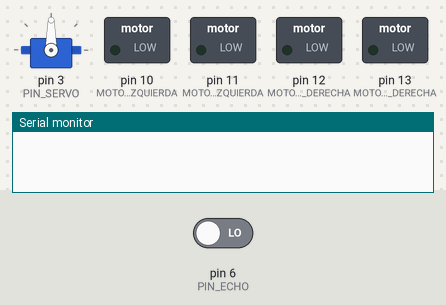
Bench run of a sketch on a simulated Arduino Uno, built with avr-gcc and run on an emulated ATmega328P. Parts: servo, switched loads named in the sketch (green lamp = pin HIGH), the last lines printed to the serial monitor. The inputs (shaded band) are chosen by the test bench; at power-on: pin 6 (PIN_ECHO) LOW. Pins used as bus, display or sensor lines are not drawn.

Above: at 0.05 s.
At 1.75 s:
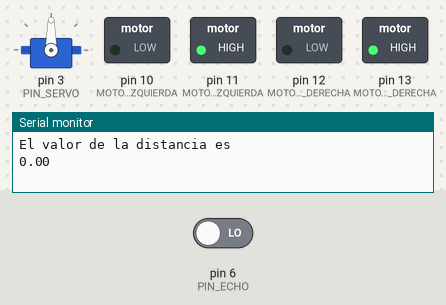
At 3.45 s:
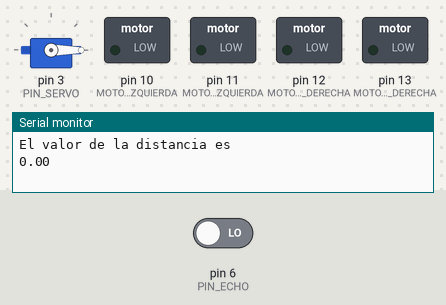
At 6.15 s:
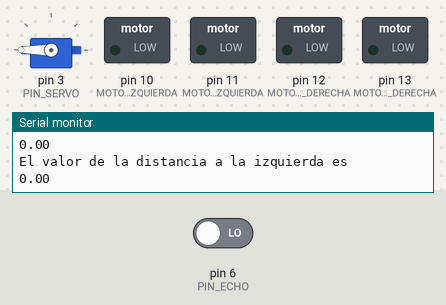
At 8.85 s:
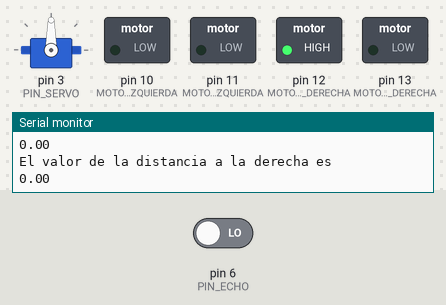
Timing chart, 0 to 11.5 s (numbered marks = the images above):
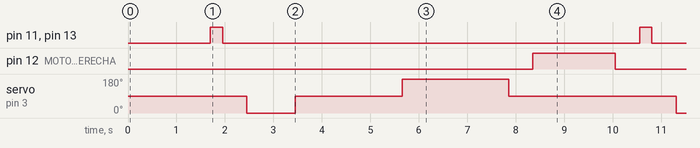

The sketch:

codigofinal.ino
```cpp
// Incluímos la librería para poder controlar el servo
#include <Servo.h>

// Declaramos la variable para controlar el servo
Servo servoMotor;

// Variables de los motores

// Motores de la izquierda
const int MOTOR_DELANTE_IZQUIERDA = 10;  // Pin digital 10 que hace que las ruedas de la izquierda avancen hacia delante
const int MOTOR_DETRAS_IZQUIERDA = 11;  // Pin digital 11 que hace que las ruedas de la izquierda avancen hacia atrás

// Motores de la derecha
const int MOTOR_DELANTE_DERECHA = 12;  // Pin digital 12 que hace que las ruedas de la derecha avancen hacia delante
const int MOTOR_DETRAS_DERECHA = 13;  // Pin digital 13 que hace que las ruedas de la derecha avancen hacia atrás


// Variables del sensor ultrasónico (HC-SR04)
const int PIN_TRIGGER = 7;
const int PIN_ECHO = 6;
const int CENTIMETROS = 50; // Son los centímetros a los que queremos que gire el coche
long TIEMPO;  // Variable que guarda el tiempo
float DISTANCIA;  // Variable que guarda la distancia
float DISTANCIA_DERECHA;  // Variable que guarda la distancia a la derecha
float DISTANCIA_IZQUIERDA;  // Variable que guarda la distancia a la izquierda

// Declaramos el pin al que está conectado el servo
const int PIN_SERVO = 3;


void setup()
{
// Se declaran los motores como OUTPUT
  pinMode (MOTOR_DELANTE_IZQUIERDA, OUTPUT);
  pinMode (MOTOR_DETRAS_IZQUIERDA, OUTPUT);
  pinMode (MOTOR_DELANTE_DERECHA, OUTPUT);
  pinMode (MOTOR_DETRAS_DERECHA, OUTPUT);

// Se declara como OUTPUT el TRIGGER y como INPUT el ECHO.
  pinMode(PIN_TRIGGER,OUTPUT);
  pinMode(PIN_ECHO,INPUT);
  Serial.begin(9600); // Se inicia el puerto de comunicaciones
  servoMotor.attach(PIN_SERVO); // Comprueba que el pin del Servo (pin 3) está bien conectado

}


// Código que se repite en bucle
void loop()
{
  SENSOR_ULTRASONICO();
  // Si la distancia es mayor que los centímetros avanzará
  if(DISTANCIA>CENTIMETROS)
  {
    ROBOT_DELANTE();
  }
  else
  {
  // Si los centímetros son mayores que la distancia el coche se parará y girará hacia la derecha o hacia la izquierda
    ROBOT_QUIETO();
    delay(500);
    ROBOT_ATRAS();
    delay(250);
    ROBOT_QUIETO();
    delay(500);

     GIRAR_SERVO();


    if (DISTANCIA_DERECHA > DISTANCIA_IZQUIERDA) {
      ROBOT_DERECHA ();
    } else {
      ROBOT_IZQUIERDA();
    }
    delay(500);

  }
}

void GIRAR_SERVO() {

// Desplazamos a la posición 0º
servoMotor.write(0);
// Esperamos 1 segundo
delay(1000);

// Desplazamos a la posición 90º
servoMotor.write(90);
// Esperamos 1 segundo
delay(1000);

CALCULAR_DISTANCIA_IZQUIERDA();

// Desplazamos a la posición 180º
servoMotor.write(180);
// Esperamos 1 segundo
delay(1000);

CALCULAR_DISTANCIA_DERECHA();

// Desplazamos a la posición 0º
servoMotor.write(90);

delay(500);

}


void SENSOR_ULTRASONICO()
{
  // En esta parte del código lo que vamos a hacer es calcular la distancia gracias al sensor ultrasónico.
  // Lo que hará será enviar un sonido y calcular el tiempo que tarda en volver.
  // Gracias a la fórmula de abajo podrá calcular la distancia en centímetros.
    digitalWrite(PIN_TRIGGER,LOW);
    delayMicroseconds(10);

    digitalWrite(PIN_TRIGGER, HIGH);
    delayMicroseconds(10);
    TIEMPO=pulseIn(PIN_ECHO, HIGH);
    DISTANCIA= int(0.017*TIEMPO);
    Serial.println("El valor de la distancia es ");
    Serial.println(DISTANCIA);
    delay(200);
}

void CALCULAR_DISTANCIA_DERECHA()
{
  // En esta parte del código lo que vamos a hacer es calcular la distancia a la derecha cuando el servo gire a la derecha gracias al sensor ultrasónico.
  // Lo que hará será enviar un sonido y calcular el tiempo que tarda en volver.
  // Gracias a la fórmula de abajo podrá calcular la distancia en centímetros.
    digitalWrite(PIN_TRIGGER,LOW);
    delayMicroseconds(10);

    digitalWrite(PIN_TRIGGER, HIGH);
    delayMicroseconds(10);
    TIEMPO=pulseIn(PIN_ECHO, HIGH);
    DISTANCIA_DERECHA= int(0.017*TIEMPO);
    Serial.println("El valor de la distancia a la derecha es ");
    Serial.println(DISTANCIA_DERECHA);
    delay(200);
}

void CALCULAR_DISTANCIA_IZQUIERDA()
{
  // En esta parte del código lo que vamos a hacer es calcular la distancia a la izquierda cuando el servo gire a la izquierda gracias al sensor ultrasónico.
  // Lo que hará será enviar un sonido y calcular el tiempo que tarda en volver.
  // Gracias a la fórmula de abajo podrá calcular la distancia en centímetros.
    digitalWrite(PIN_TRIGGER,LOW);
    delayMicroseconds(10);

    digitalWrite(PIN_TRIGGER, HIGH);
    delayMicroseconds(10);
    TIEMPO=pulseIn(PIN_ECHO, HIGH);
    DISTANCIA_IZQUIERDA= int(0.017*TIEMPO);
    Serial.println("El valor de la distancia a la izquierda es ");
    Serial.println(DISTANCIA_IZQUIERDA);
    delay(200);
}


// Función que hace que se activen los pines de los motores hacia delante y el coche avance hacia delante.


void ROBOT_DELANTE()
{
  // Motores del lado izquierdo.
  // El pin de delante está en HIGH mientras que el de detrás está en LOW, por lo que las dos ruedas de la izquierda girarán hacia delante.
  digitalWrite (MOTOR_DELANTE_IZQUIERDA, HIGH);
  digitalWrite (MOTOR_DETRAS_IZQUIERDA, LOW);
  // Motores del lado derecho.
  // El pin de delante está en HIGH mientras que el de detrás está en LOW, por lo que las dos ruedas de la derecha girarán hacia delante.
  digitalWrite (MOTOR_DELANTE_DERECHA, HIGH);
  digitalWrite (MOTOR_DETRAS_DERECHA, LOW);
}


// Esta función lo que hará es que se activen los pines del coche hacia detrás y el coche avance hacia atrás.
void ROBOT_ATRAS()
{
  // Motores del lado izquierdo.
  // El pin de detrás está en HIGH mientras que el de delante está en LOW, por lo que las dos ruedas de la izquierda girarán hacia atrás.
  digitalWrite (MOTOR_DELANTE_IZQUIERDA, LOW);
  digitalWrite (MOTOR_DETRAS_IZQUIERDA, HIGH);
  // Motores del lado derecho.
  // El pin de detrás está en HIGH mientras que el de delante está en LOW, por lo que las dos ruedas de la derecha girarán hacia atrás.
  digitalWrite (MOTOR_DELANTE_DERECHA, LOW);
  digitalWrite (MOTOR_DETRAS_DERECHA, HIGH);
}


// Esta función lo que hará es hacer que únicamente giren las ruedas de la izquierda hacia delante para que así se produzca un giro hacia la derecha.
void ROBOT_DERECHA()
{
  // Motores del lado izquierdo.
  // El pin de las ruedas de la izquierda hacia delante está en HIGH, por lo que las ruedas girarán hacia delante y provocarán un giro hacia la derecha.
  digitalWrite (MOTOR_DELANTE_IZQUIERDA, HIGH);
  digitalWrite (MOTOR_DETRAS_IZQUIERDA, LOW);
  // Motores del lado derecho.
  // Los dos pines están en LOW, por lo que ninguna de las ruedas se quedarán quietas.
  digitalWrite (MOTOR_DELANTE_DERECHA, LOW);
  digitalWrite (MOTOR_DETRAS_DERECHA, LOW);
}


// Esta función lo que hará es hacer que únicamente giren las ruedas de la derecha hacia delante para que así se produzca un giro hacia la izquierda.
void ROBOT_IZQUIERDA ()
{
  // Motores del lado izquierdo.
  // Los dos pines están en LOW, por lo que ninguna de las ruedas se quedarán quietas.
  digitalWrite (MOTOR_DELANTE_IZQUIERDA, LOW);
  digitalWrite (MOTOR_DETRAS_IZQUIERDA, LOW);
  // Motores del lado derecho.
  // El pin de las ruedas de la derecha hacia delante está en HIGH, por lo que las ruedas girarán hacia delante y provocarán un giro hacia la izquierda.
  digitalWrite (MOTOR_DELANTE_DERECHA, HIGH);
  digitalWrite (MOTOR_DETRAS_DERECHA, LOW);
}


// Esta función lo que hará es hacer que todas las ruedas se queden quietas poniendo todos los pines en LOW.
void ROBOT_QUIETO()
{
  // Motores del lado izquierdo.
  // Se paran los motores del lado izquierdo.
  digitalWrite (MOTOR_DELANTE_IZQUIERDA, LOW);
  digitalWrite (MOTOR_DETRAS_IZQUIERDA, LOW);
  // Motores del lado derecho.
  // Se paran los motores del lado derecho.
  digitalWrite (MOTOR_DELANTE_DERECHA, LOW);
  digitalWrite (MOTOR_DETRAS_DERECHA, LOW);
}
```

Measured:
- by itself, pin 11 (MOTOR_DETRAS_IZQUIERDA), pin 13 (MOTOR_DETRAS_DERECHA): alternates HIGH for 0.25 s and LOW for 8.6 s
- by itself, pin 12 (MOTOR_DELANTE_DERECHA): alternates HIGH for 1.7 s and LOW for 7.2 s
- by itself, servo on pin 3 (PIN_SERVO): repeats every 8.9 s: 90° 2.2 s, 180° 2.2 s, 90° 3.5 s, 0° 1.0 s
